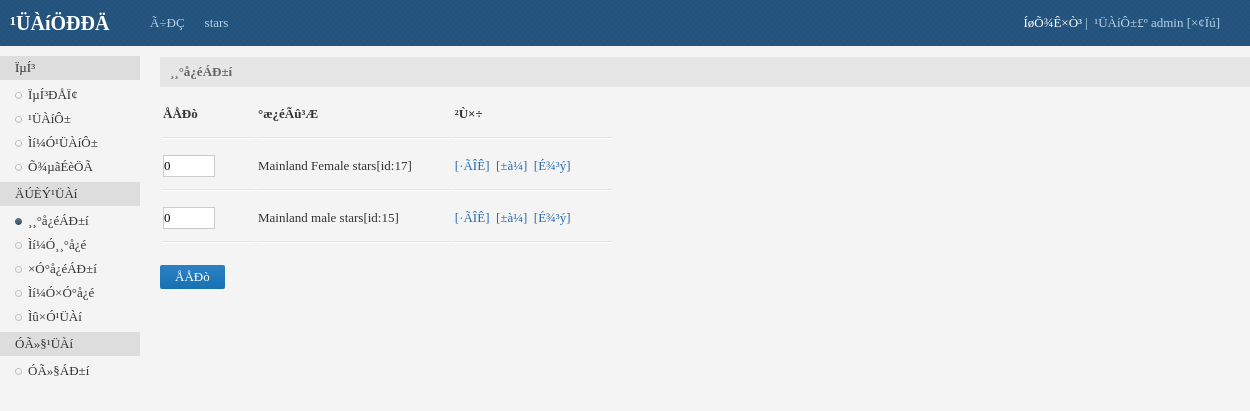
Page /admin/father_module.php on the committed database.
### tables this page shows
CREATE TABLE IF NOT EXISTS `father_module` (
  `id` int(10) unsigned NOT NULL AUTO_INCREMENT,
  `module_name` varchar(66) NOT NULL,
  `sort` int(11) DEFAULT '0',
  PRIMARY KEY (`id`)
);

### inc/mysql.inc.php (called while the page is built, shortened)
<?php
function execute($link,$query){
	$result=mysqli_query($link,$query);
	return $result;
}
?>

### admin/father_module.php (the view, shortened to what this page needs)
<?php
include_once '../inc/mysql.inc.php';
$link=connect();
?>
<?php include 'inc/header.inc.php'?>
<?php include 'inc/footer.inc.php'?>
<div id="main">
	<div class="title">¸¸°å¿éÁÐ±í</div>
	<form method="post">
	<table class="list">
		<tr>
			<th>ÅÅÐò</th>
			<th>°æ¿éÃû³Æ</th>
			<th>²Ù×÷</th>
		</tr>
		<?php
		$query="select * from father_module";
		$result=execute($link,$query);
		while($data=mysqli_fetch_assoc($result)) {
			$url=urlencode("father_module_delete.php?id={$data['id']}");
			$return_url=urlencode($_SERVER['REQUEST_URI']);
			$message="ÄãÕæµÄÒªÉ¾³ý¸¸°å¿é{$data['module_name']}Âð?";
			$delete_url="confirm.php?url={$url}&return_url={$return_url}&message={$message}";
$html=<<<YU
			<tr>
				<td><input class="sort" type="text" name="sort[{$data['id']}]" value="{$data['sort']}"/></td>
				<td>{$data['module_name']}[id:{$data['id']}]</td>
				<td><a href="#">[·ÃÎÊ]</a>&nbsp;&nbsp;<a href="father_module_update.php?id={$data['id']}">[±à¼­]</a>&nbsp;&nbsp;<a href="$delete_url">[É¾³ý]</a></td>
			</tr>
YU;
			echo $html;
		}
		?>
	</table>
	<input style="margin-top: 20px; cursor:pointer;" class="btn" type="submit" name="submit" value="ÅÅÐò" />
	</form>
</div>

### admin/style/public.css (style rules this page uses)
body { overflow-x:hidden; }
body,div,ul,ol,li,dl,dt,dd,h1,h2,h3,h4,h5,h6,form,input,textarea,p { margin:0px; padding:0px; font-size:13px; font-family:Tahoma; }
a { text-decoration:none; }
body { background:#f4f4f4; color:#333; }
#main { width:90%; margin:57px 0 0 160px; }
#main .title { width:100%; height:30px; line-height:30px; text-indent:10px; background:#e6e6e6; color:#666; font-weight:bold; }
#main a { color:#266aae; }
input { border:1px solid #ccc; }
input.sort { width:50px; height:20px; }
input.btn { border-radius:2px; color: #fff; font-family: inherit; padding:4px 15px; text-align: center; background:url(btn.png) 0 -120px #1b75b6; border:0px; }
table.list tr { height:50px; background:url(hr.png) 0px bottom repeat-x; }
table.list tr th { padding-right:40px; text-align:left; }
table.list tr td { padding-right:40px; text-align:left; }

### rows in the picture
father_module: sort "0", module_name "Mainland Female stars", id "17"
father_module: sort "0", module_name "Mainland male stars", id "15"
